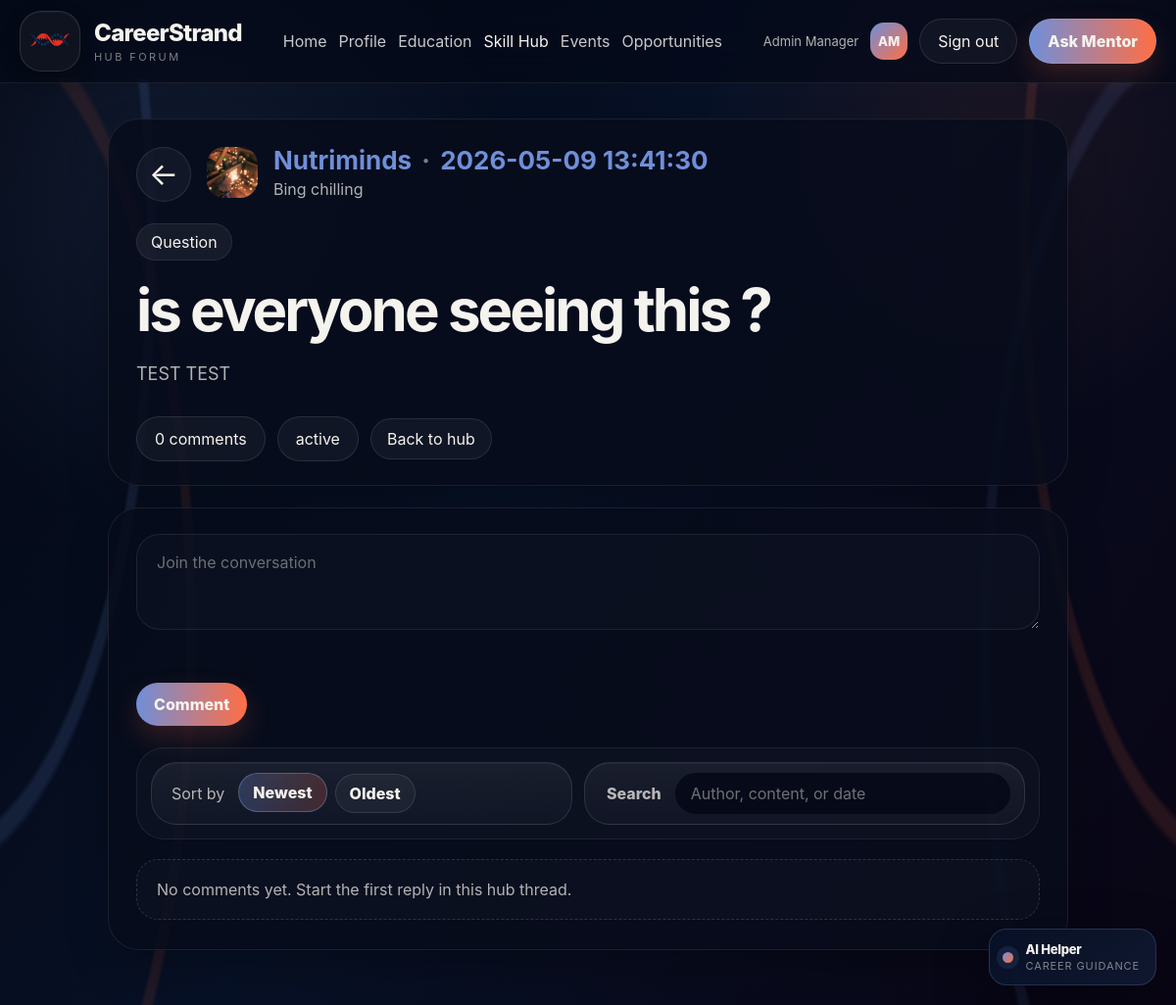
The page /View/FrontOffice/forum.php?groupId=6&postId=1 (signed in) on the database its author committed.
### tables this page shows
CREATE TABLE `users` (
  `userId` int(11) NOT NULL,
  `fullName` varchar(255) DEFAULT NULL,
  `email` varchar(255) DEFAULT NULL,
  `password` varchar(255) DEFAULT NULL,
  `role` varchar(50) DEFAULT NULL,
  `status` varchar(50) DEFAULT NULL,
  `createdAt` date DEFAULT NULL,
  `faceDescriptor` longtext DEFAULT NULL,
  `faceEnabled` tinyint(1) NOT NULL DEFAULT 0,
  `approvalStatus` varchar(50) DEFAULT 'approved',
  `questionnaireStatus` varchar(20) NOT NULL DEFAULT 'pending',
  `rejectionReason` text DEFAULT NULL
);

CREATE TABLE `skillhub` (
  `groupId` int(11) NOT NULL,
  `name` varchar(255) DEFAULT NULL,
  `category` varchar(100) DEFAULT NULL,
  `description` varchar(255) DEFAULT NULL,
  `skillFocus` varchar(120) DEFAULT NULL,
  `createdAt` date DEFAULT NULL,
  `status` varchar(50) DEFAULT NULL
);

CREATE TABLE `post` (
  `postId` int(11) NOT NULL,
  `groupId` int(11) DEFAULT NULL,
  `userId` int(11) DEFAULT NULL,
  `challengeId` int(11) DEFAULT NULL,
  `postType` varchar(50) NOT NULL DEFAULT 'hub_post',
  `title` varchar(255) DEFAULT NULL,
  `content` text DEFAULT NULL,
  `status` varchar(50) NOT NULL DEFAULT 'active',
  `linkedUrl` varchar(255) DEFAULT NULL,
  `createdAt` datetime DEFAULT NULL
);

### View/FrontOffice/forum.php (the view, shortened to what the rows shown need)
<?php
require_once __DIR__ . '/../../config.php';
require_once __DIR__ . '/../../Controller/SkillHubCoreController.php';
require_once __DIR__ . '/../../Controller/SkillHubEngagementController.php';
require_once __DIR__ . '/../../Model/SkillHubEngagement.php';
require_once __DIR__ . '/../../utils/FrontOfficeAuth.php';
require_once __DIR__ . '/../../utils/FrontOfficePeople.php';
$frontUser = requireFrontUser();
$coreController = new SkillHubCoreController();
$engagementController = new SkillHubEngagementController();
$pdo = config::getConnexion();
$forumCommentError = '';
$userMap = frontPeopleMap($pdo);
$allHubs = $coreController->getAllSkillHubs();
$groupId = isset($_GET['groupId']) ? (int) $_GET['groupId'] : (!empty($allHubs) ? (int) $allHubs[0]['groupId'] : 0);
$selectedPostId = isset($_GET['postId']) ? (int) $_GET['postId'] : 0;
$commentSort = strtolower(trim((string) ($_GET['commentSort'] ?? 'newest')));
$currentHub = $groupId > 0 ? $coreController->getSkillHubById($groupId) : null;
$commentRows = $engagementController->getAllComments();
$commentCounts = [];
$hubPosts = array_values(array_filter(
    $engagementController->getAllPosts(),
    static fn(array $post): bool => (int) $post['groupId'] === $groupId && empty($post['challengeId'])
));
$hubPosts = array_map(static function (array $post) use ($userMap, $commentCounts): array {
    $user = $userMap[(int) $post['userId']] ?? ['fullName' => 'Unknown', 'role' => 'user'];
    $post['fullName'] = $user['fullName'];
    $post['role'] = $user['role'];
    $post['commentCount'] = $commentCounts[(int) $post['postId']] ?? 0;
    return $post;
}, $hubPosts);
$selectedPost = null;
foreach ($hubPosts as $post) {
    if ((int) $post['postId'] === $selectedPostId) {
        $selectedPost = $post;
        break;
    }
}
$comments = array_values(array_filter(
    $commentRows,
    static fn(array $comment): bool => (int) $comment['postId'] === $selectedPostId
));
$comments = array_map(static function (array $comment) use ($userMap): array {
    $user = $userMap[(int) $comment['userId']] ?? ['fullName' => 'Unknown', 'role' => 'user'];
    $comment['fullName'] = $user['fullName'];
    $comment['role'] = $user['role'];
    return $comment;
}, $comments);
usort($comments, static function (array $left, array $right) use ($commentSort): int {
    $leftTime = strtotime((string) ($left['createdAt'] ?? '')) ?: 0;
    $rightTime = strtotime((string) ($right['createdAt'] ?? '')) ?: 0;
    if ($commentSort === 'oldest') {
        return $leftTime <=> $rightTime;
    }
    return $rightTime <=> $leftTime;
});
$commentSortLabels = [
    'newest' => 'Newest',
    'oldest' => 'Oldest',
];
function h(?string $value): string
{
    return htmlspecialchars((string) $value, ENT_QUOTES, 'UTF-8');
}
?>
<!DOCTYPE html>
<html lang="en">
<head>
    <link rel="stylesheet" href="assets/css/forum.css">
    <link rel="stylesheet" href="assets/css/front-nav.css">
</head>
<body>
    <div class="page-shell">
        <?php
            include __DIR__ . '/partials/front-nav.php';
        ?>
        <main class="main-area">
            <div class="container forum-container">
                <?php if ($selectedPost !== null) { ?>
                    <?php $selectedPerson = $userMap[(int) ($selectedPost['userId'] ?? 0)] ?? ['fullName' => (string) ($selectedPost['fullName'] ?? 'Unknown'), 'role' => (string) ($selectedPost['role'] ?? 'user'), 'photoUrl' => '']; ?>
                    <article class="post-shell">
                        <div class="post-header">
                            <a class="back-btn" href="hub.php?groupId=<?= (int) $groupId; ?>" aria-label="Back to hub">&larr;</a>
                            <div class="avatar <?= frontPersonRoleClass($selectedPerson['role'] ?? 'user'); ?> <?= frontPersonPhotoUrl($selectedPerson) !== '' ? 'has-photo' : ''; ?>">
                                <?php if (frontPersonPhotoUrl($selectedPerson) !== '') { ?>
                                    <img src="<?= h(frontPersonPhotoUrl($selectedPerson)); ?>" alt="<?= h(frontPersonDisplayName($selectedPerson, 'Unknown')); ?>">
                                <?php } else { ?>
                                    <?= h(frontPersonInitials(frontPersonDisplayName($selectedPerson, 'Unknown'))); ?>
                                <?php } ?>
                            </div>
                            <div class="post-meta">
                                <div class="post-community"><?= h($currentHub['name'] ?? 'Hub'); ?> <span>&middot;</span> <?= h((string) $selectedPost['createdAt']); ?></div>
                                <div class="post-author"><a class="person-link" href="<?= h(frontPersonProfileUrl((int) ($selectedPerson['userId'] ?? 0))); ?>"><?= h(frontPersonDisplayName($selectedPerson, 'Unknown')); ?></a></div>
                            </div>
                        </div>
                        <span class="post-tag"><?= h(ucfirst((string) $selectedPost['postType'])); ?></span>
                        <h1 class="post-title"><?= h($selectedPost['title']); ?></h1>
                        <p class="post-body"><?= h($selectedPost['content']); ?></p>
                        <div class="post-actions">
                            <div class="action-pill"><?= h((string) $selectedPost['commentCount']); ?> comments</div>
                            <div class="action-pill"><?= h($selectedPost['status']); ?></div>
                            <a class="ghost-btn compact" href="hub.php?groupId=<?= (int) $groupId; ?>">Back to hub</a>
                        </div>
                    </article>
                    <section class="conversation-panel">
                        <form method="POST" class="join-box" id="forumCommentForm" novalidate>
                            <textarea id="forumCommentInput" name="content" rows="3" placeholder="Join the conversation" data-required-message="Comment is required."></textarea>
                            <small class="field-error" id="forumCommentError"><?= h($forumCommentError); ?></small>
                            <div class="forum-form-actions">
                                <button class="primary-btn" type="submit">Comment</button>
                            </div>
                        </form>
                        <div class="conversation-tools">
                            <form method="GET" class="forum-sort-form" aria-label="Sort comments">
                                <span class="sort-copy">Sort by</span>
                                <div class="forum-sort-options">
                                    <?php foreach ($commentSortLabels as $sortValue => $sortLabel) { ?>
                                        <button
                                            class="forum-sort-option<?= $commentSort === $sortValue ? ' is-active' : ''; ?>"
                                            type="submit"
                                            name="commentSort"
                                            value="<?= h($sortValue); ?>"
                                        >
                                            <?= h($sortLabel); ?>
                                        </button>
                                    <?php } ?>
                                </div>
                            </form>
                            <div class="search-comments">
                                <span>Search</span>
                                <input id="forumCommentSearch" type="search" autocomplete="off" placeholder="Author, content, or date" aria-label="Search comments">
                            </div>
                        </div>
                        <div class="comment-thread" id="forumCommentThread">
                            <?php if (empty($comments)) { ?>
                                <div class="empty-state">No comments yet. Start the first reply in this hub thread.</div>
                            <?php } ?>
                        </div>
                    </section>
                <?php } else { ?>
                    <div class="empty-state tall">There are no hub-wide threads yet. Open a hub and publish the first discussion, question, or resource.</div>
                <?php } ?>
            </div>
        </main>
    </div>
</body>
</html>

### View/FrontOffice/partials/front-nav.php (shortened to what the rows shown need)
<?php
require_once __DIR__ . '/../../../utils/FrontOfficePeople.php';
require_once __DIR__ . '/../../../Controller/ProfileController.php';
$frontUser = $frontUser ?? (function_exists('currentFrontUser') ? currentFrontUser() : null);
$frontUserPhotoUrl = '';
if ($frontUser && !isset($frontUser['photoUrl'])) {
    $navProfileController = new ProfileController();
    $navProfile = $navProfileController->getByUserId((int) ($frontUser['userId'] ?? 0));
    $frontUserPhotoUrl = trim((string) ($navProfile?->getPhotoUrl() ?? ''));
} elseif ($frontUser) {
    $frontUserPhotoUrl = trim((string) ($frontUser['photoUrl'] ?? ''));
}
?>
<header class="site-header cs-front-header">
    <div class="container header-inner">
        <div class="header-actions cs-front-actions">
            <?php if ($frontUser): ?>
                <span class="cs-user-name"><?php echo htmlspecialchars($frontUser['fullName'] ?? ''); ?></span>
                <span class="cs-user-avatar" title="<?php echo htmlspecialchars($frontUser['fullName'] ?? 'CareerStrand user'); ?>">
                    <?php if ($frontUserPhotoUrl !== ''): ?>
                        <img src="<?php echo htmlspecialchars($frontUserPhotoUrl); ?>" alt="<?php echo htmlspecialchars($frontUser['fullName'] ?? 'CareerStrand user'); ?>">
                    <?php else: ?>
                        <?php echo htmlspecialchars(frontUserInitials($frontUser)); ?>
                    <?php endif; ?>
                </span>
                <a class="ghost-btn" href="logout.php">Sign out</a>
                <a class="primary-btn" href="mentor-requests.php">Ask Mentor</a>
            <?php else: ?>
                <a class="ghost-btn" href="login.php">Sign in</a>
                <a class="primary-btn" href="signup.php?action=signup">Build your DNA</a>
            <?php endif; ?>
        </div>
    </div>
</header>

### rows shown on the page
users: fullName "Admin Manager"
skillhub: name "Nutriminds"
post: createdAt "2026-05-09 13:41:30", userId.fullName "Bing chilling", postType "Question", title "is everyone seeing this ?", content "TEST TEST", status "active"

### other values the page prints
$brandSubtitle "HUB FORUM"
$item['label'] "Home"
$item['label'] "Profile"
$item['label'] "Education"
$item['label'] "Skill Hub"
$item['label'] "Events"
$item['label'] "Opportunities"
frontUserInitials($frontUser) "AM"
$selectedPost['commentCount'] "0"
$sortLabel "Newest"
$sortLabel "Oldest"
